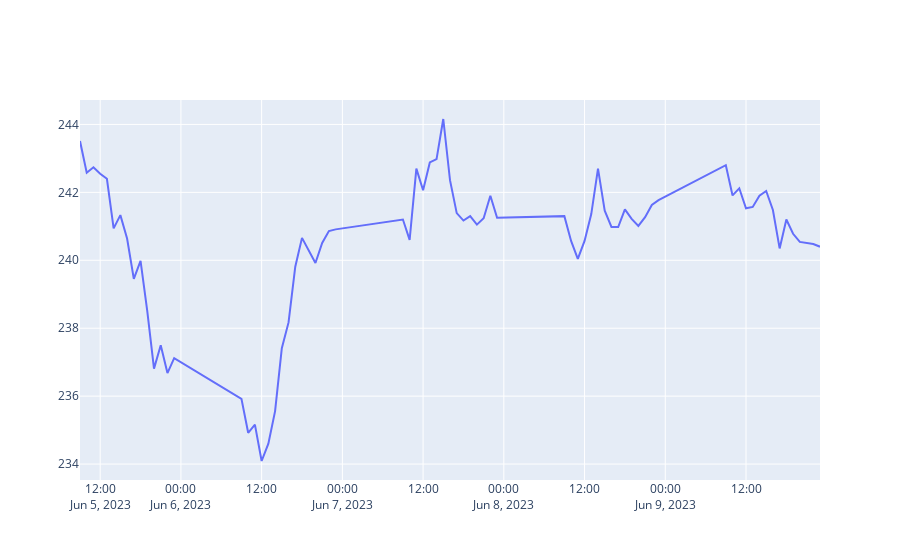

Here is the notebook cell this chart was saved with:
### Code cell
fig = go.Figure(data=go.Scatter(x=df['<DATETIME>'], y=df['<CLOSE>'], mode='lines'))
fig.show()
